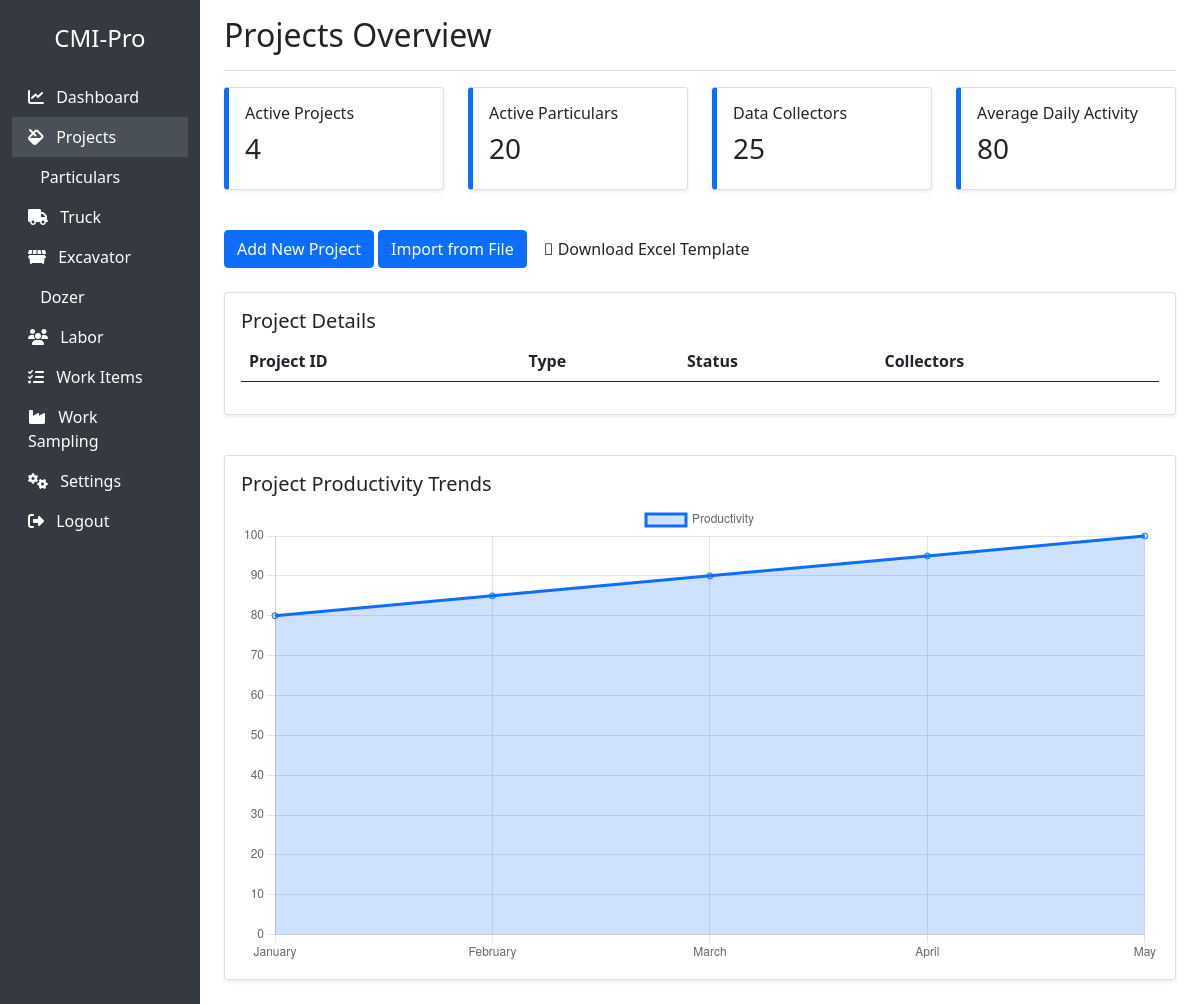
Page /bit/projects/ on the earlier database version.
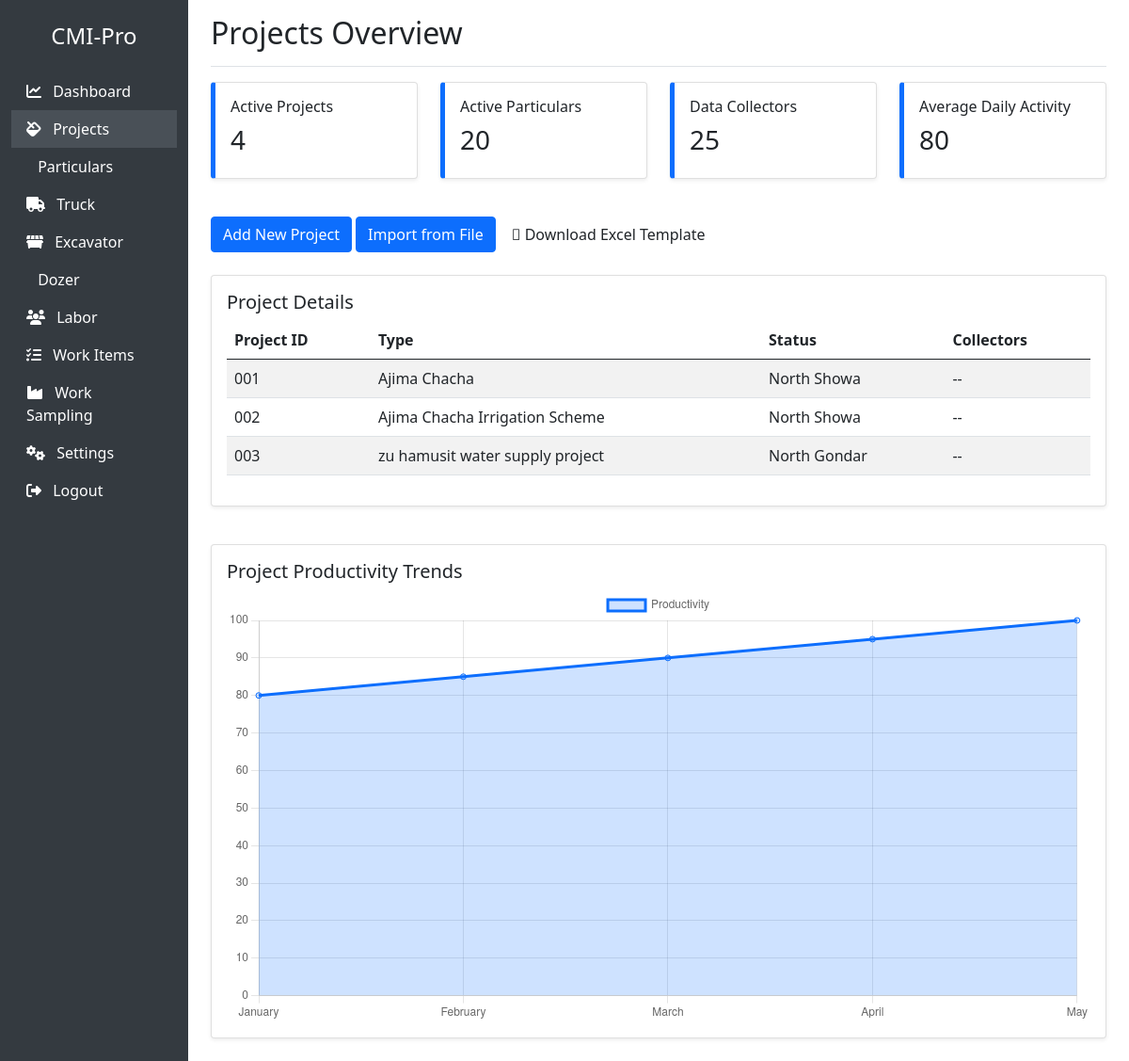
Same page on the later database version.
### core/models.py (models this page shows, shortened)
class Project(models.Model):
    name = models.CharField(max_length=100)
    code = models.CharField(max_length=20, unique=True)
    description = models.TextField()
    start_date = models.DateField()
    end_date = models.DateField()
    region = models.CharField(max_length=100)
    zone = models.CharField(max_length=100)
    woreda = models.CharField(max_length=100)
    kebele = models.CharField(max_length=100, blank=True, null=True)  # optional
    town = models.CharField(max_length=100, blank=True, null=True)    # optional
    latitude = models.FloatField()
    longitude = models.FloatField()

### core/views.py (the view)
# urls.py: path('projects/', views.projects, name='projects'),
def projects(request):
    projects = Project.objects.all()
    form = ProjectForm(request.POST or None)
    return render(request, 'core/projects.html', {'projects': projects, 'form': form})

### core/templates/core/projects.html (shortened to what this page needs)
{% extends 'core/base.html' %}
{% load static %}
{% block content %}
<main class="col-md-10 ms-sm-auto px-md-4">
  <div class="d-flex justify-content-between flex-wrap align-items-center pt-3 pb-2 mb-3 border-bottom">
    <h2>Projects Overview</h2>
  </div>
  <div class="row mb-4">
    <div class="col-md-3">
      <div class="card card-stat shadow-sm p-3 mb-3">
        <h6>Active Projects</h6>
        <h3>4</h3>
      </div>
    </div>
    <div class="col-md-3">
      <div class="card card-stat shadow-sm p-3 mb-3">
        <h6>Active Particulars</h6>
        <h3>20</h3>
      </div>
    </div>
    <div class="col-md-3">
      <div class="card card-stat shadow-sm p-3 mb-3 color-green">
        <h6>Data Collectors</h6>
        <h3>25</h3>
      </div>
    </div>
    <div class="col-md-3">
      <div class="card card-stat shadow-sm p-3 mb-3">
        <h6>Average Daily Activity</h6>
        <h3>80</h3>
      </div>
    </div>
  </div>
  <div class="row mb-4">
    <div class="col-md-12 ">
      <button class="btn btn-primary" data-bs-toggle="modal" data-bs-target="#truckFormModal">
        Add New Project
      </button>
      <button class="btn btn-primary" data-bs-toggle="modal" data-bs-target="#truckImportModal">
        Import from File
      </button>
      <button class="btn btn-white " data-bs-toggle="modal" data-bs-target="#">
        <span class="fa-download"> </span>
        Download Excel Template
      </button>
    </div>
  </div>
  <div class="row mb-4">
    <div class="col-md-12">
      <div class="card shadow-sm p-3 mb-3">
        <h5 class="card-title">Project Details</h5>
        <table class="table table-striped">
          <thead>
            <tr>
              <th>Project ID</th>
              <th>Type</th>
              <th>Status</th>
              <th>Collectors</th>
            </tr>
          </thead>
          <tbody>
            {% for project in projects %}
            <tr>
              <td>{{project.code}}</td>
              <td>{{project.name}}</td>
              <td>{{project.zone}}</td>
              <td>{{project.woreda}}</td>
            </tr>
            {% endfor %}
          </tbody>
        </table>
      </div>
    </div>
  </div>
  <div class="row">
    <div class="col-md-12 mb-4">
      <div class="card shadow-sm">
        <div class="card-body">
          <h5 class="card-title">Project Productivity Trends</h5>
          <canvas id="truckProductivityChart"></canvas>
        </div>
      </div>
    </div>
  </div>
</main>
{% endblock %}
{% block scripts %}
<script>
  const ctx = document.getElementById('truckProductivityChart').getContext('2d');
  const truckProductivityChart = new Chart(ctx, {
    type: 'line',
    data: {
      labels: ['January', 'February', 'March', 'April', 'May'],
      datasets: [{
        label: 'Productivity',
        data: [80, 85, 90, 95, 100],
        borderColor: 'rgba(13, 110, 253, 1)',
        backgroundColor: 'rgba(13, 110, 253, 0.2)',
        fill: true
      }]
    },
    options: {
      responsive: true,
      scales: {
        y: {
          beginAtZero: true
        }
      }
    }
  });
</script>
{% endblock %}

### core/templates/core/base.html (shortened to what this page needs)
{% load static %}
<!DOCTYPE html>
<html lang="en">
    <head>
        <link href="{% static 'css/bootstrap.min.css' %}" rel="stylesheet">
        <link href="{% static 'css/output.css' %}" rel="stylesheet">
        <link href="https://cdnjs.cloudflare.com/ajax/libs/font-awesome/6.5.0/css/all.min.css" rel="stylesheet">
    </head>
    <body>
        <div class="container-fluid">
            <div class="row">
                <nav class="col-md-2 d-none d-md-block sidebar py-4">
                    <div class="nav flex-column ">
                        <h4 class="text-white text-center mb-4">CMI-Pro</h4>
                        <a class="nav-link {% if request.path == '/bit/' %} active {% endif %}" href="{% url 'core:dashboard' %}"><i class="fas fa-chart-line me-2"></i> Dashboard</a>
                        <a class="nav-link {% if request.path == '/bit/projects/' %} active {% endif %}" href="{% url 'core:projects' %}"><i class="fas fa-fill me-2"></i> Projects</a>
                        <a class="nav-link {% if request.path == '/bit/particulars/' %} active {% endif %}" href="{% url 'core:particulars' %}"> Particulars</a>
                        <a class="nav-link {% if request.path == '/bit/truck/' %} active {% endif %}" href="{% url 'core:truck' %}"><i class="fas fa-truck me-2"></i> Truck</a>
                        <a class="nav-link " href="#"><i class="fas fa-dumpster me-2"></i> Excavator</a>
                        <a class="nav-link" href="#"> Dozer</a>
                        <a class="nav-link" href="#"><i class="fas fa-users me-2"></i> Labor</a>
                        <a class="nav-link" href="#"><i class="fas fa-tasks me-2"></i> Work Items</a>
                        <a class="nav-link" href="#"><i class="fas fa-industry me-2"></i> Work Sampling</a>
                        <a class="nav-link" href="#"><i class="fas fa-cogs me-2"></i> Settings</a>
                        <a class="nav-link" href="#"><i class="fas fa-sign-out-alt me-2"></i> Logout</a>
                    </div>
                </nav>
                {% block content %} {% endblock %}
            </div>
        </div>
        {% block scripts %}{% endblock %}
    </body>
</html>

### core/templates/core/base.html (style rules this page uses)
body { font-family: 'Segoe UI', sans-serif; }
.sidebar { min-height: 100vh; background-color: #343a40; }
.sidebar .nav-link { color: #fff; }
.sidebar .nav-link.active { background-color: #495057; }
.card-stat { border-left: 5px solid #0d6efd; }

Differences in the rows shown:
added Project: code "001", name "Ajima Chacha", zone "North Showa", woreda "--"
added Project: code "002", name "Ajima Chacha Irrigation Scheme", zone "North Showa", woreda "--"
added Project: code "003", name "zu hamusit water supply project", zone "North Gondar", woreda "--"
